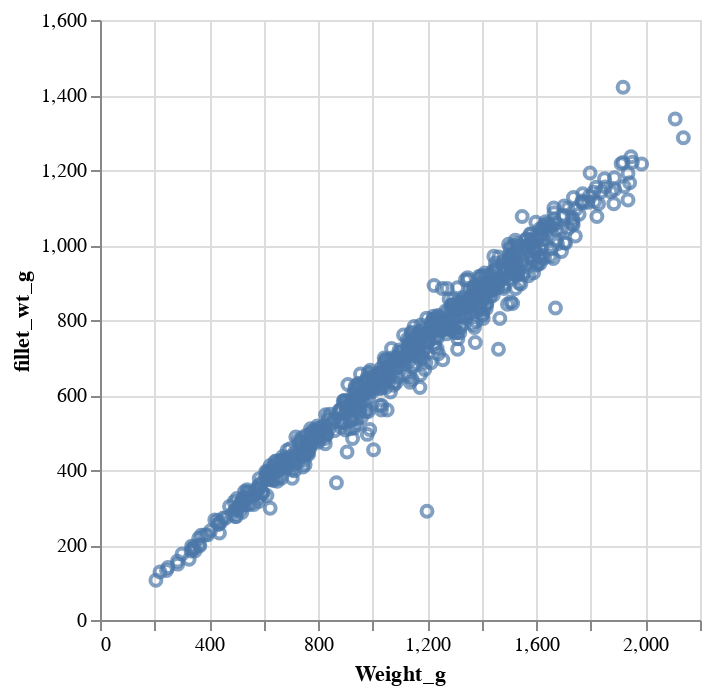

Notebook code for this chart:
### Code cell
# prompt: Using dataframe data1: plot weight versus fillet

import altair as alt

# Create the scatter plot
alt.Chart(data1).mark_point().encode(
    x='Weight_g',
    y='fillet_wt_g'
).interactive()

### Figure 1 — Vega-Lite specification as saved in the notebook (floating-point values rounded to 4 significant figures; data arrays with more than 128 entries replaced by an {"elided": "..."} marker saying what was removed)
{"config": {"view": {"continuousWidth": 300, "continuousHeight": 300}}, "data": {"name": "data-b178be503e8391ca56e11879cb0391f7"}, "mark": {"type": "point"}, "encoding": {"x": {"field": "Weight_g", "type": "quantitative"}, "y": {"field": "fillet_wt_g", "type": "quantitative"}}, "params": [{"name": "param_3", "select": {"type": "interval", "encodings": ["x", "y"]}, "bind": "scales"}], "$schema": "https://vega.github.io/schema/vega-lite/v5.20.1.json", "datasets": {"data-b178be503e8391ca56e11879cb0391f7": {"elided": "774 records"}}}
